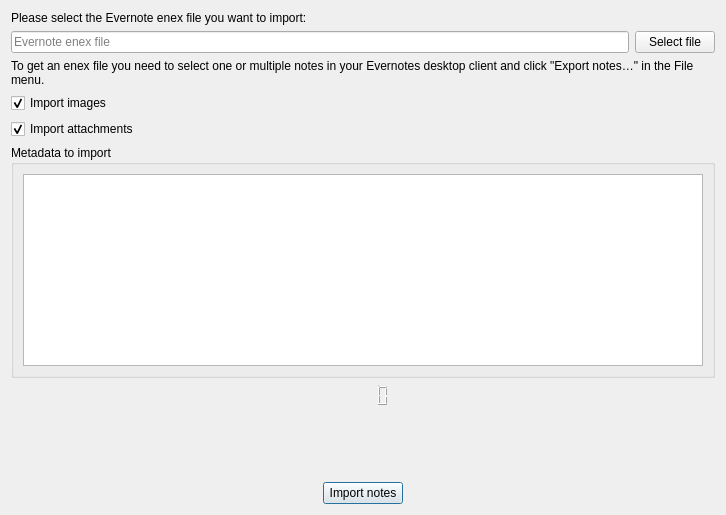
<?xml version="1.0" encoding="UTF-8"?>
<ui version="4.0">
 <class>EvernoteImportDialog</class>
 <widget class="QDialog" name="EvernoteImportDialog">
  <property name="geometry">
   <rect>
    <x>0</x>
    <y>0</y>
    <width>726</width>
    <height>515</height>
   </rect>
  </property>
  <property name="windowTitle">
   <string>Evernote Import</string>
  </property>
  <layout class="QGridLayout" name="gridLayout">
   <item row="5" column="0" colspan="2">
    <widget class="QGroupBox" name="groupBox">
     <property name="title">
      <string>Metadata to import</string>
     </property>
     <layout class="QVBoxLayout" name="verticalLayout">
      <item>
       <widget class="QTreeWidget" name="metaDataTreeWidget">
        <property name="selectionMode">
         <enum>QAbstractItemView::NoSelection</enum>
        </property>
        <property name="selectionBehavior">
         <enum>QAbstractItemView::SelectRows</enum>
        </property>
        <property name="rootIsDecorated">
         <bool>false</bool>
        </property>
        <property name="headerHidden">
         <bool>true</bool>
        </property>
        <column>
         <property name="text">
          <string notr="true">1</string>
         </property>
        </column>
       </widget>
      </item>
     </layout>
    </widget>
   </item>
   <item row="1" column="0">
    <widget class="QLineEdit" name="fileLineEdit">
     <property name="readOnly">
      <bool>true</bool>
     </property>
     <property name="placeholderText">
      <string>Evernote enex file</string>
     </property>
    </widget>
   </item>
   <item row="0" column="0" colspan="2">
    <widget class="QLabel" name="label_2">
     <property name="text">
      <string>Please select the Evernote enex file you want to import:</string>
     </property>
    </widget>
   </item>
   <item row="6" column="0" colspan="2">
    <widget class="QLCDNumber" name="progressLCDNumber">
     <property name="toolTip">
      <string>Number of imported notes</string>
     </property>
     <property name="frameShape">
      <enum>QFrame::NoFrame</enum>
     </property>
    </widget>
   </item>
   <item row="8" column="0" colspan="2">
    <widget class="QFrame" name="frame">
     <property name="frameShape">
      <enum>QFrame::NoFrame</enum>
     </property>
     <property name="frameShadow">
      <enum>QFrame::Raised</enum>
     </property>
     <layout class="QHBoxLayout" name="horizontalLayout">
      <property name="leftMargin">
       <number>0</number>
      </property>
      <property name="topMargin">
       <number>0</number>
      </property>
      <property name="rightMargin">
       <number>0</number>
      </property>
      <property name="bottomMargin">
       <number>0</number>
      </property>
      <item>
       <spacer name="horizontalSpacer">
        <property name="orientation">
         <enum>Qt::Horizontal</enum>
        </property>
        <property name="sizeHint" stdset="0">
         <size>
          <width>40</width>
          <height>20</height>
         </size>
        </property>
       </spacer>
      </item>
      <item>
       <widget class="QPushButton" name="importButton">
        <property name="text">
         <string>Import notes</string>
        </property>
        <property name="icon">
         <iconset theme="document-import" resource="../breeze-qownnotes.qrc">
          <normaloff>:/icons/breeze-qownnotes/16x16/document-import.svg</normaloff>:/icons/breeze-qownnotes/16x16/document-import.svg</iconset>
        </property>
       </widget>
      </item>
      <item>
       <spacer name="horizontalSpacer_2">
        <property name="orientation">
         <enum>Qt::Horizontal</enum>
        </property>
        <property name="sizeHint" stdset="0">
         <size>
          <width>40</width>
          <height>20</height>
         </size>
        </property>
       </spacer>
      </item>
     </layout>
    </widget>
   </item>
   <item row="2" column="0" colspan="2">
    <widget class="QLabel" name="label_3">
     <property name="text">
      <string>To get an enex file you need to select one or multiple notes in your Evernotes desktop client and click &quot;Export notes…&quot; in the File menu.</string>
     </property>
     <property name="wordWrap">
      <bool>true</bool>
     </property>
    </widget>
   </item>
   <item row="1" column="1">
    <widget class="QPushButton" name="fileButton">
     <property name="text">
      <string>Select file</string>
     </property>
     <property name="icon">
      <iconset theme="document-open" resource="../breeze-qownnotes.qrc">
       <normaloff>:/icons/breeze-qownnotes/16x16/document-open.svg</normaloff>:/icons/breeze-qownnotes/16x16/document-open.svg</iconset>
     </property>
    </widget>
   </item>
   <item row="7" column="0" colspan="2">
    <spacer name="verticalSpacer">
     <property name="orientation">
      <enum>Qt::Vertical</enum>
     </property>
     <property name="sizeHint" stdset="0">
      <size>
       <width>20</width>
       <height>40</height>
      </size>
     </property>
    </spacer>
   </item>
   <item row="3" column="0" colspan="2">
    <widget class="QCheckBox" name="imageImportCheckBox">
     <property name="text">
      <string>Import images</string>
     </property>
     <property name="checked">
      <bool>true</bool>
     </property>
    </widget>
   </item>
   <item row="4" column="0" colspan="2">
    <widget class="QCheckBox" name="attachmentImportCheckBox">
     <property name="text">
      <string>Import attachments</string>
     </property>
     <property name="checked">
      <bool>true</bool>
     </property>
    </widget>
   </item>
  </layout>
 </widget>
 <resources>
  <include location="../breeze-qownnotes.qrc"/>
 </resources>
 <connections/>
</ui>
